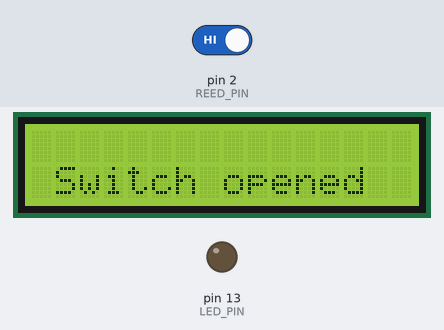
This sketch was run on a simulated Arduino Uno, built with avr-gcc and run on an emulated ATmega328P. Shown: 16×2 character LCD, output pins drawn as LEDs (lit = HIGH). The inputs (shaded band) are chosen by the test bench; at power-on: pin 2 (REED_PIN) HIGH. What the sketch prints to the serial monitor is not drawn.

Above: at 1.2 s.
1.3 s: pin 2 (REED_PIN) driven LOW
At 2.3 s:
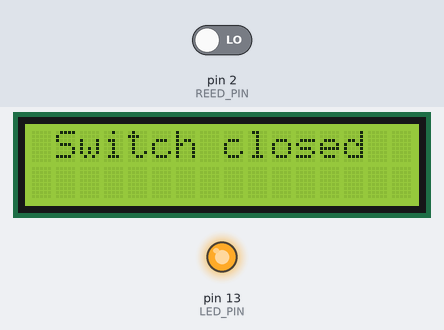
2.9 s: pin 2 (REED_PIN) driven HIGH
At 4.4 s:
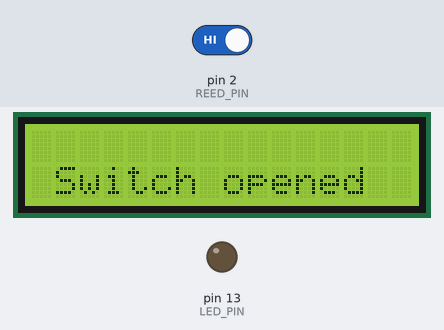
7.5 s: pin 2 (REED_PIN) driven LOW
At 7.67 s:
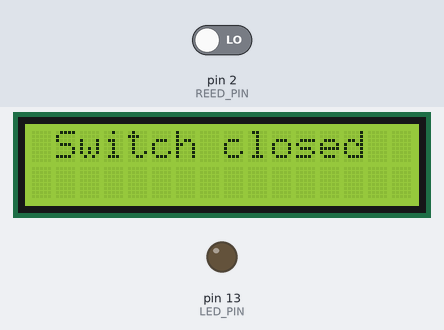
Timing chart, 0 to 10.5 s (numbered marks = the images above; inputs shaded):
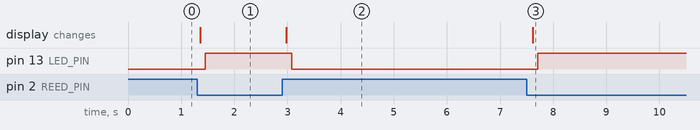

Measured:
- after the input at 1.3 s, pin 13 (LED_PIN): LOW → HIGH after 0.16 s; the display: changes after 0.05 s (image 1)
- after the input at 2.9 s, pin 13 (LED_PIN): HIGH → LOW after 0.18 s; the display: changes after 0.08 s (image 2)
- after the input at 7.5 s, pin 13 (LED_PIN): LOW → HIGH after 0.21 s; the display: changes after 0.11 s (image 3)

The sketch:

reed_switch_led.ino
```cpp
#include <Wire.h>
#include <LiquidCrystal_I2C.h>

// set display
LiquidCrystal_I2C lcd(0x27,16,2);


const int REED_PIN = 2;	// Pin connected to reed switch
const int LED_PIN = 13;	// LED pin
const int BUZZER_PIN = 3;

void setup() {

	Serial.begin(9600);

  lcd.init();
  lcd.backlight();

	pinMode(REED_PIN, INPUT_PULLUP);	// Enable internal pull-up for the reed switch
	pinMode(LED_PIN, OUTPUT);
}

void loop() {
	int proximity = digitalRead(REED_PIN); // Read the state of the switch

	// If the pin reads low, the switch is closed.
	if (proximity == LOW) {
    lcd.clear();
    lcd.setCursor(1,0);
    lcd.print("Switch closed");
    delay(100);

		Serial.println("Switch closed");
		digitalWrite(LED_PIN, HIGH);	// Turn the LED on

    digitalWrite(BUZZER_PIN,LOW);
	}
	else {
    lcd.clear();
    lcd.setCursor(1,1);
    lcd.print("Switch opened");
    delay(100);

		Serial.println("Switch opened");
		digitalWrite(LED_PIN, LOW);		// Turn the LED off

    digitalWrite(BUZZER_PIN,HIGH);

	}
}
```
